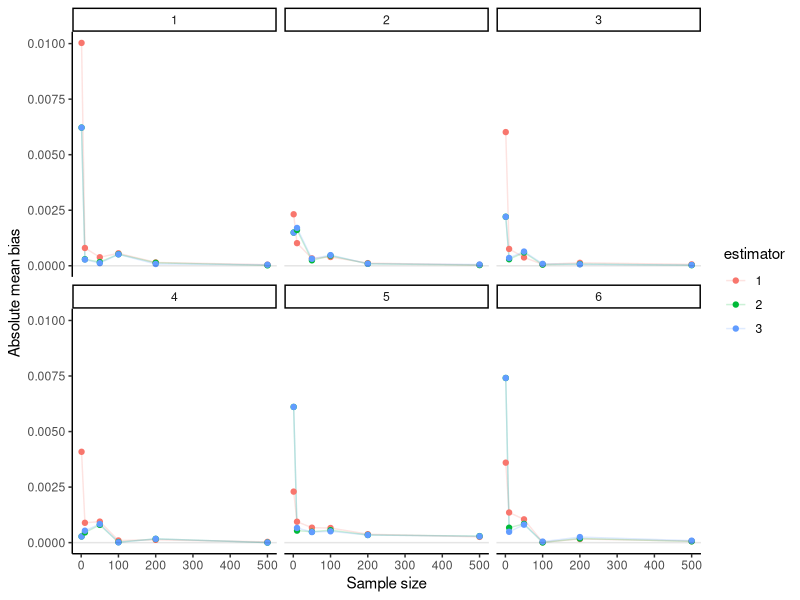
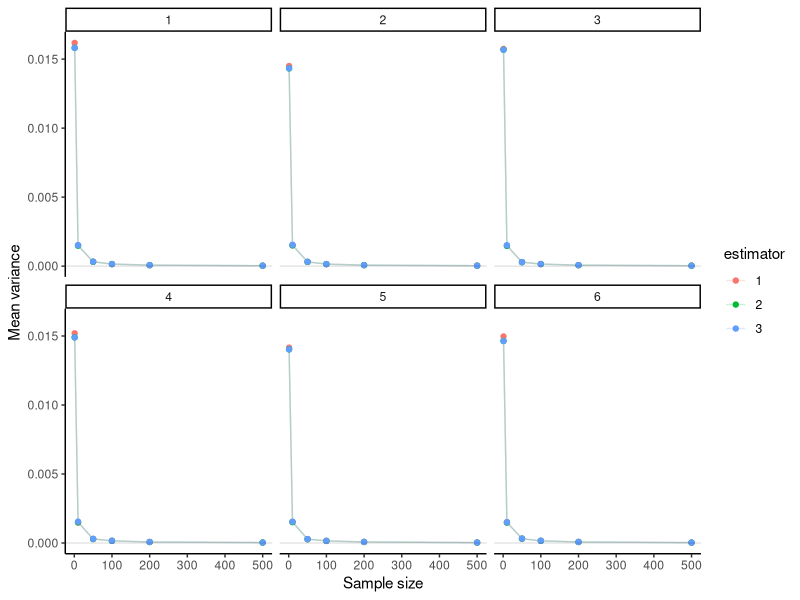
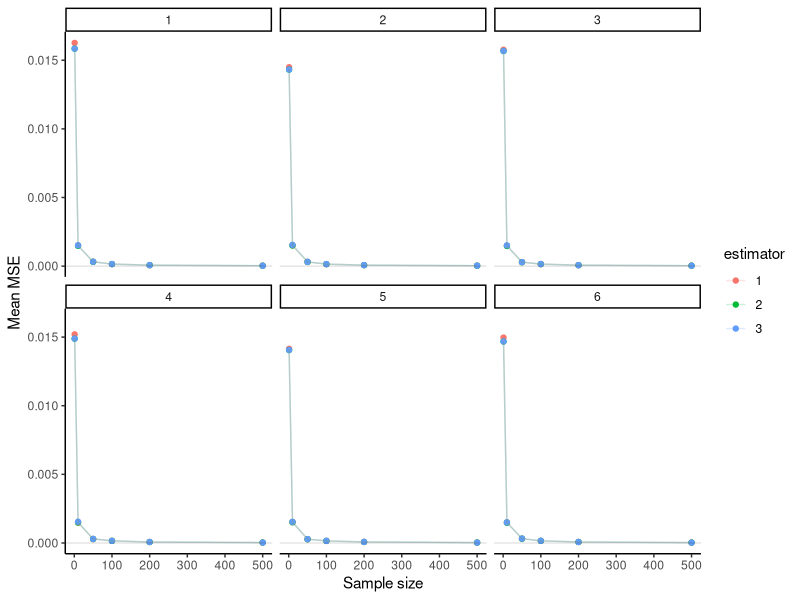

Reproduce these figures in R, in order.
## ---- chunk 1
knitr::opts_chunk$set(echo = TRUE)
rm(list = ls())
library(tidyverse)
library(data.table)
library(fdrtool)
## ---- chunk 2
# Work through simulation example 

# Set global parameters (These may be tweaked later)
set.seed(1)
mu = 500
sigma = 50
a = 100

# In the actual implementation, we played the following tricks. Instead of estimating beta directly, we choose to estimate (beta - 1) and names it beta-prime. After we get and estimation of beta-prime, we do (beta-prime - 1) to get the estimation of beta

# Run through simulation results using lapply and ggplot2s
sim_results <-
  rbindlist(lapply(1:1000, function(i) {
    rbindlist(lapply(c(1, 10, 50, 100, 200, 500), function(n) {
      x_sim <- rnorm(n, mean = mu, sd = sigma)
      rbindlist(lapply(c(0, 1, 2, 3, 4, 5), function(beta) { # c(0, 1, 2, 3, 4, 5) is beta-prime instead of beta
        eps <- rhalfnorm(n) # standard half normal distribution with sigma = 1
        y = beta*x_sim + a * eps
        
        # Calculate beta hat from different estimators
        est_1_beta = sum(x_sim*y) / sum(x_sim^2) - (a * mu * sqrt(2 / pi) / (sigma ^ 2 + mu ^ 2))
        est_2_beta = sum(y - a * sqrt(2 / pi)) / sum(x_sim)
        est_3_beta = (1/n)*sum((y - a * sqrt(2 / pi)) / x_sim)
        
        # Calculate analytic variance
        var_est_1 = var(y) / sum(x_sim^2)
        var_est_2 = (n*var(y)) / (sum(x_sim)^2)
        var_est_3 = (var(y)/n^2) * (sum(1/(x_sim^2)))
        
        # Return estimates in data table
        data.table(n = n,
                   beta = beta,
                   estimator = factor(c("1", "2", "3")), 
                   estimate = c(est_1_beta, est_2_beta, est_3_beta),
                   variances = c(var_est_1, var_est_2, var_est_3))
      }))
    }))
  }))

# Get results from simulation
bias_sim = sim_results[, .(mean_bias = mean(estimate - beta),
                           lower_bias = quantile(estimate - beta, 0.025),
                           upper_bias = quantile(estimate - beta, 0.975)), 
                       by = c("n", "beta", "estimator")]


mse_sim <- sim_results[, .(mean_mse = mean((estimate - beta) ^ 2),
                          lower_mse = quantile((estimate - beta) ^ 2, 0.025),
                          upper_mse = quantile((estimate - beta) ^ 2, 0.975)),
                      by = c("n", "beta", "estimator")]

estimator_var <- sim_results[, .(var_est = var(estimate)), by = c("n", "beta", "estimator")]



# Plot of bias, facet by beta
bias_sim %>% 
  ggplot(aes(x = n, y = abs(mean_bias), color = estimator)) + 
  #geom_pointrange(aes(ymin = lower_bias, ymax = upper_bias)) + 
  geom_line(alpha = 0.2) + 
  geom_point() + 
  geom_abline(slope = 0, intercept = 0, alpha = 0.1) + 
  facet_wrap(~(beta+1)) + 
  labs(x = "Sample size", y = "Absolute mean bias") +
  theme_classic()


# Plot of variance, facet by beta
estimator_var %>% 
  ggplot(aes(x = n, y = var_est, color = estimator)) + 
  geom_line(alpha = 0.2) + 
  #geom_ribbon(aes(ymin = lower_mse, ymax = upper_mse, fill = estimator, color = NULL), alpha = 0.2) + 
  geom_point() + 
  geom_abline(slope = 0, intercept = 0, alpha = 0.1) + 
  facet_wrap(~(beta+1)) + 
  labs(x = "Sample size", y = "Mean variance") + 
  theme_classic()

# Plot of MSE, facet by beta
mse_sim %>% 
  ggplot(aes(x = n, y = mean_mse, color = estimator)) + 
  #geom_ribbon(aes(ymin = lower_mse, ymax = upper_mse, fill = estimator, color = NULL), alpha = 0.2) + 
  geom_point() + 
  geom_line(alpha = 0.2) + 
  scale_shape_discrete("Beta value") + 
  geom_abline(slope = 0, intercept = 0, alpha = 0.1) + 
  facet_wrap(~(beta+1)) + 
  labs(x = "Sample size", y = "Mean MSE") + 
  theme_classic()
